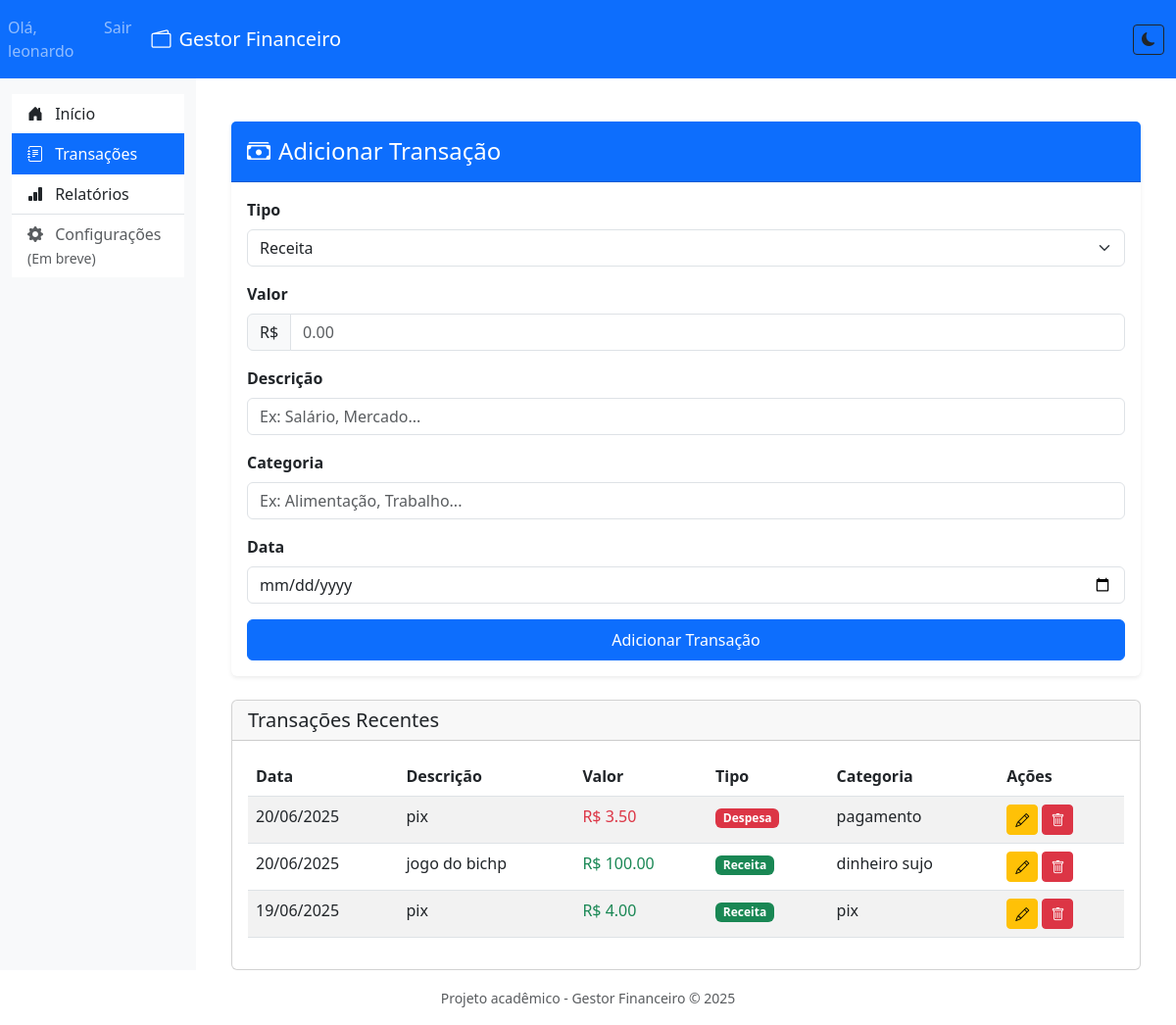
The app's page /transacoes (signed in) with its own data.
### app/models.py (models this page shows, shortened)
class Usuario(UserMixin, db.Model):
    __tablename__ = 'usuarios'
    id = db.Column(db.Integer, primary_key=True)
    nome = db.Column(db.String(50), nullable=False)
    email = db.Column(db.String(120), unique=True, nullable=False)
    senha = db.Column(db.String(200), nullable=False)
    transacoes = db.relationship('Transacao', back_populates='usuario')
    categorias = db.relationship('Categoria', back_populates='usuario')

class Transacao(db.Model):
    __tablename__ = 'transacoes'
    id = db.Column(db.Integer, primary_key=True)
    descricao = db.Column(db.String(100), nullable=False)
    valor = db.Column(db.Numeric(10, 2), nullable=False)
    tipo = db.Column(db.String(10), nullable=False)
    data = db.Column(db.Date, nullable=False, default=datetime.utcnow)
    categoria_id = db.Column(db.Integer, db.ForeignKey('categorias.id'))
    categoria = db.relationship('Categoria', back_populates='transacoes')
    usuario_id = db.Column(db.Integer, db.ForeignKey('usuarios.id'))
    usuario = db.relationship('Usuario', back_populates='transacoes')

class Categoria(db.Model):
    __tablename__ = 'categorias'
    id = db.Column(db.Integer, primary_key=True)
    nome = db.Column(db.String(50), nullable=False)
    tipo = db.Column(db.String(10), nullable=False)
    usuario_id = db.Column(db.Integer, db.ForeignKey('usuarios.id'), nullable=False)
    usuario = db.relationship('Usuario', back_populates='categorias')
    transacoes = db.relationship('Transacao', back_populates='categoria')

### app/routes.py (the view, shortened to what this page needs)
@main.route('/transacoes', methods=['GET', 'POST'])
@login_required
def transacoes():
    form = TransacaoForm()
    query = Transacao.query.filter_by(usuario_id=current_user.id)
    if request.args.get('tipo'):
        query = query.filter_by(tipo=request.args['tipo'])
    transacoes = query.order_by(Transacao.data.desc()).all()
    return render_template('add_transacao.html', form=form, transacoes=transacoes)

### app/forms.py
class TransacaoForm(FlaskForm):
    descricao = StringField('Descrição', validators=[DataRequired(), Length(max=100)])
    valor = DecimalField('Valor', validators=[DataRequired(), NumberRange(min=0)], places=2)
    tipo = SelectField('Tipo', choices=[('receita', 'Receita'), ('despesa', 'Despesa')], validators=[DataRequired()])
    data = DateField('Data', format='%Y-%m-%d', validators=[DataRequired()])
    categoria = StringField('Categoria', validators=[Length(max=50)])
    submit = SubmitField('Adicionar Transação')

### app/__init__.py (called while the page is built)
def create_app():
    app = Flask(__name__, template_folder='../templates')
    app.config['SECRET_KEY'] = 'sua-chave-secreta-aqui'
    app.config['SQLALCHEMY_DATABASE_URI'] = 'sqlite:///../instance/db.sqlite3'
    app.config['SQLALCHEMY_TRACK_MODIFICATIONS'] = False
    db.init_app(app)
    login_manager.init_app(app)
    login_manager.login_view = 'main.login'
    from .models import Usuario
    @login_manager.user_loader
    def load_user(user_id):
        return Usuario.query.get(int(user_id))
    from .routes import main
    app.register_blueprint(main)
    @app.route('/sua-rota')
    def sua_view():
        from .forms import MeuFormulario  # Import local para evitar circular
        from flask import render_template
        form = MeuFormulario()
        return render_template('seu_template.html', form=form)
    with app.app_context():
        db.create_all()
    return app

### templates/add_transacao.html (shortened to what this page needs)
{% extends "base.html" %}
{% block content %}
<div class="container mt-4">
    <div class="card shadow-sm border-0">
        <div class="card-header bg-primary text-white py-3">
            <h4 class="mb-0"><i class="bi bi-cash-stack me-2"></i>Adicionar Transação</h4>
        </div>
        <div class="card-body">
            <form method="POST">
                <div class="mb-3">
                    {{ form.tipo.label(class="form-label fw-bold") }}
                    {{ form.tipo(class="form-select") }}
                </div>
                <div class="mb-3">
                    {{ form.valor.label(class="form-label fw-bold") }}
                    <div class="input-group">
                        <span class="input-group-text">R$</span>
                        {{ form.valor(class="form-control", placeholder="0.00", step="0.01") }}
                    </div>
                </div>
                <div class="mb-3">
                    {{ form.descricao.label(class="form-label fw-bold") }}
                    {{ form.descricao(class="form-control", placeholder="Ex: Salário, Mercado...") }}
                </div>
                <div class="mb-3">
                    {{ form.categoria.label(class="form-label fw-bold") }}
                    {{ form.categoria(class="form-control", placeholder="Ex: Alimentação, Trabalho...") }}
                </div>
                <div class="mb-3">
                    {{ form.data.label(class="form-label fw-bold") }}
                    {{ form.data(class="form-control", type="date") }}
                </div>
                <div class="d-grid">
                    {{ form.submit(class="btn btn-primary py-2") }}
                </div>
            </form>
        </div>
    </div>
    {% if transacoes %}
    <div class="card mt-4">
        <div class="card-header">
            <h5 class="mb-0">Transações Recentes</h5>
        </div>
        <div class="card-body">
            <div class="table-responsive">
                <table class="table table-striped">
                    <thead>
                        <tr>
                            <th>Data</th>
                            <th>Descrição</th>
                            <th>Valor</th>
                            <th>Tipo</th>
                            <th>Categoria</th>
                            <th>Ações</th>
                        </tr>
                    </thead>
                    <tbody>
                        {% for transacao in transacoes %}
                        <tr>
                            <td>{{ transacao.data.strftime('%d/%m/%Y') }}</td>
                            <td>{{ transacao.descricao }}</td>
                            <td class="{{ 'text-success' if transacao.tipo == 'receita' else 'text-danger' }}">
                                R$ {{ "%.2f"|format(transacao.valor) }}
                            </td>
                            <td>
                                <span class="badge {{ 'bg-success' if transacao.tipo == 'receita' else 'bg-danger' }}">
                                    {{ 'Receita' if transacao.tipo == 'receita' else 'Despesa' }}
                                </span>
                            </td>
                            <td>{{ transacao.categoria.nome if transacao.categoria else 'Sem categoria' }}</td>
                            <td>
                                <a href="{{ url_for('main.editar_transacao', id=transacao.id) }}"
                                    class="btn btn-sm btn-warning" title="Editar transação">
                                    <i class="bi bi-pencil"></i>
                                </a>
                                <form action="{{ url_for('main.delete_transacao', id=transacao.id) }}" method="POST"
                                    class="d-inline">
                                    <button type="submit" class="btn btn-sm btn-danger" title="Excluir transação"
                                        onclick="return confirm('Tem certeza que deseja excluir esta transação?')">
                                        <i class="bi bi-trash"></i>
                                    </button>
                                </form>
                            </td>
                        </tr>
                        {% endfor %}
                    </tbody>
                </table>
            </div>
        </div>
    </div>
    {% endif %}
</div>
{% endblock %}

### templates/base.html (shortened to what this page needs)
<!DOCTYPE html>
<html lang="pt-br" data-bs-theme="light">
<head>
    <link href="https://cdn.jsdelivr.net/npm/bootstrap@5.3.0/dist/css/bootstrap.min.css" rel="stylesheet">
    <link rel="stylesheet" href="https://cdn.jsdelivr.net/npm/bootstrap-icons@1.10.0/font/bootstrap-icons.css">
</head>
<body>
    <nav class="navbar navbar-expand-lg navbar-dark bg-primary">
        <ul class="navbar-nav ms-auto">
            {% if current_user.is_authenticated %}
            <li class="nav-item">
                <span class="nav-link">Olá, {{ current_user.nome }}</span>
            </li>
            <li class="nav-item">
                <a class="nav-link" href="{{ url_for('main.logout') }}">Sair</a>
            </li>
            {% endif %}
        </ul>
        <div class="container-fluid">
            <a class="navbar-brand" href="/">
                <i class="bi bi-wallet2 me-2"></i>Gestor Financeiro
            </a>
            <div class="collapse navbar-collapse" id="navbarSupportedContent">
                <ul class="navbar-nav ms-auto">
                    <li class="nav-item">
                        <button id="themeToggle" class="btn btn-sm theme-toggle" title="Alternar tema escuro/claro"
                            aria-pressed="false">
                        </button>
                    </li>
                </ul>
            </div>
        </div>
    </nav>
    <div class="container-fluid">
        <div class="row">
            <div class="col-md-3 col-lg-2 d-md-block bg-light sidebar collapse" id="navbarSupportedContent">
                <div class="list-group list-group-flush mt-3">
                    <a href="{{ url_for('main.index') }}"
                        class="list-group-item list-group-item-action {% if request.endpoint == 'main.index' %}active{% endif %}">
                        <i class="bi bi-house-door-fill me-2"></i> Início
                    </a>
                    <a href="{{ url_for('main.transacoes') }}"
                        class="list-group-item list-group-item-action {% if request.endpoint == 'main.transacoes' %}active{% endif %}">
                        <i class="bi bi-journal-text me-2"></i> Transações
                    </a>
                    <a href="{{ url_for('main.relatorios') }}"
                        class="list-group-item list-group-item-action {% if request.endpoint == 'main.relatorios' %}active{% endif %}">
                        <i class="bi bi-bar-chart-fill me-2"></i> Relatórios
                    </a>
                    <a href="#" class="list-group-item list-group-item-action disabled">
                        <i class="bi bi-gear-fill me-2"></i> Configurações
                        <small class="text-muted">(Em breve)</small>
                    </a>
                </div>
            </div>
            <main class="col-md-9 col-lg-10 ms-sm-auto px-md-4 main-content">
                {% block content %}{% endblock %}
            </main>
        </div>
    </div>
    <footer class="text-center py-3 mt-auto text-muted">
        <small>Projeto acadêmico - Gestor Financeiro © 2025</small>
    </footer>
</body>
</html>

### templates/base.html (style rules this page uses)
.sidebar { min-height: calc(100vh - 60px); position: sticky; top: 60px; }
.main-content { padding-top: 20px; }
.theme-toggle { transition: all 0.3s ease; }

### records on screen
Usuario: nome "leonardo"
Transacao: valor "3.50", tipo "Despesa"
Transacao: valor "100.00", tipo "Receita"
Transacao: valor "4.00", tipo "Receita"
